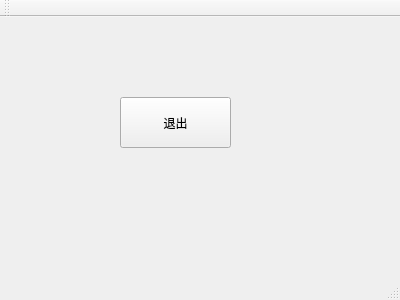
<?xml version="1.0" encoding="UTF-8"?>
<ui version="4.0">
 <class>MainWindow</class>
 <widget class="QMainWindow" name="MainWindow">
  <property name="geometry">
   <rect>
    <x>0</x>
    <y>0</y>
    <width>400</width>
    <height>300</height>
   </rect>
  </property>
  <property name="windowTitle">
   <string>MainWindow</string>
  </property>
  <widget class="QWidget" name="centralWidget">
   <widget class="QPushButton" name="pushButton">
    <property name="geometry">
     <rect>
      <x>120</x>
      <y>80</y>
      <width>111</width>
      <height>51</height>
     </rect>
    </property>
    <property name="text">
     <string>退出</string>
    </property>
   </widget>
  </widget>
  <widget class="QMenuBar" name="menuBar">
   <property name="geometry">
    <rect>
     <x>0</x>
     <y>0</y>
     <width>400</width>
     <height>26</height>
    </rect>
   </property>
  </widget>
  <widget class="QToolBar" name="mainToolBar">
   <attribute name="toolBarArea">
    <enum>TopToolBarArea</enum>
   </attribute>
   <attribute name="toolBarBreak">
    <bool>false</bool>
   </attribute>
  </widget>
  <widget class="QStatusBar" name="statusBar"/>
 </widget>
 <layoutdefault spacing="6" margin="11"/>
 <resources/>
 <connections/>
</ui>
